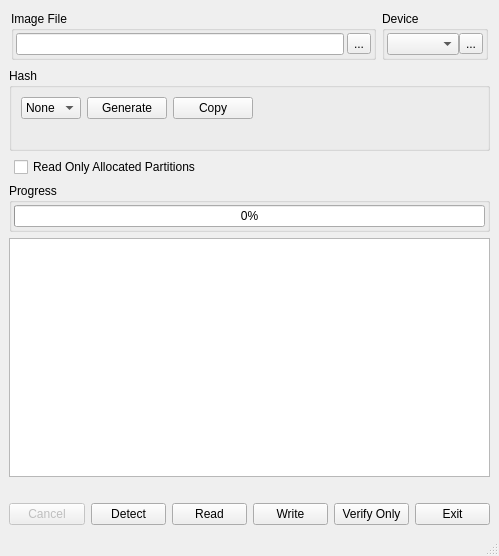
<?xml version="1.0" encoding="UTF-8"?>
<ui version="4.0">
 <class>MainWindow</class>
 <widget class="QMainWindow" name="MainWindow">
  <property name="geometry">
   <rect>
    <x>0</x>
    <y>0</y>
    <width>499</width>
    <height>556</height>
   </rect>
  </property>
  <property name="sizePolicy">
   <sizepolicy hsizetype="Fixed" vsizetype="Fixed">
    <horstretch>0</horstretch>
    <verstretch>0</verstretch>
   </sizepolicy>
  </property>
  <property name="minimumSize">
   <size>
    <width>425</width>
    <height>300</height>
   </size>
  </property>
  <property name="acceptDrops">
   <bool>true</bool>
  </property>
  <property name="windowTitle">
   <string>Win32 Disk Imager</string>
  </property>
  <property name="windowIcon">
   <iconset resource="gui_icons.qrc">
    <normaloff>:/images/images/Win32DiskImager.png</normaloff>:/images/images/Win32DiskImager.png</iconset>
  </property>
  <widget class="QWidget" name="centralwidget">
   <layout class="QVBoxLayout" name="verticalLayout_4">
    <item>
     <layout class="QHBoxLayout">
      <property name="leftMargin">
       <number>2</number>
      </property>
      <property name="topMargin">
       <number>2</number>
      </property>
      <property name="rightMargin">
       <number>2</number>
      </property>
      <property name="bottomMargin">
       <number>2</number>
      </property>
      <item>
       <widget class="QGroupBox" name="groupBox">
        <property name="title">
         <string>Image File</string>
        </property>
        <layout class="QHBoxLayout">
         <property name="spacing">
          <number>3</number>
         </property>
         <property name="leftMargin">
          <number>2</number>
         </property>
         <property name="topMargin">
          <number>2</number>
         </property>
         <property name="rightMargin">
          <number>2</number>
         </property>
         <property name="bottomMargin">
          <number>2</number>
         </property>
         <item>
          <widget class="DroppableLineEdit" name="leFile"/>
         </item>
         <item>
          <widget class="QToolButton" name="tbBrowse">
           <property name="text">
            <string>...</string>
           </property>
           <property name="icon">
            <iconset resource="gui_icons.qrc">
             <normaloff>:/images/images/browse.png</normaloff>:/images/images/browse.png</iconset>
           </property>
          </widget>
         </item>
        </layout>
       </widget>
      </item>
      <item>
       <widget class="QGroupBox" name="groupBox_2">
        <property name="title">
         <string>Device</string>
        </property>
        <layout class="QHBoxLayout">
         <property name="spacing">
          <number>0</number>
         </property>
         <property name="leftMargin">
          <number>2</number>
         </property>
         <property name="topMargin">
          <number>2</number>
         </property>
         <property name="rightMargin">
          <number>2</number>
         </property>
         <property name="bottomMargin">
          <number>2</number>
         </property>
         <item>
          <widget class="QComboBox" name="cboxDevice">
           <property name="sizePolicy">
            <sizepolicy hsizetype="Preferred" vsizetype="Fixed">
             <horstretch>0</horstretch>
             <verstretch>0</verstretch>
            </sizepolicy>
           </property>
          </widget>
         </item>
         <item>
          <widget class="QToolButton" name="tbSearch">
           <property name="text">
            <string>...</string>
           </property>
           <property name="icon">
            <iconset resource="gui_icons.qrc">
             <normaloff>:/images/images/search.png</normaloff>:/images/images/search.png</iconset>
           </property>
          </widget>
         </item>
        </layout>
       </widget>
      </item>
     </layout>
    </item>
    <item>
     <widget class="QGroupBox" name="hashGroup">
      <property name="title">
       <string>Hash</string>
      </property>
      <layout class="QVBoxLayout" name="verticalLayout">
       <item>
        <layout class="QHBoxLayout" name="horizontalLayout">
         <item>
          <widget class="QComboBox" name="cboxHashType">
           <property name="sizePolicy">
            <sizepolicy hsizetype="Preferred" vsizetype="Preferred">
             <horstretch>0</horstretch>
             <verstretch>0</verstretch>
            </sizepolicy>
           </property>
           <property name="maximumSize">
            <size>
             <width>65</width>
             <height>16777215</height>
            </size>
           </property>
           <property name="toolTip">
            <string>Select hash type for verification</string>
           </property>
           <item>
            <property name="text">
             <string>None</string>
            </property>
           </item>
          </widget>
         </item>
         <item>
          <widget class="QPushButton" name="bHashGen">
           <property name="sizePolicy">
            <sizepolicy hsizetype="Preferred" vsizetype="Preferred">
             <horstretch>0</horstretch>
             <verstretch>0</verstretch>
            </sizepolicy>
           </property>
           <property name="toolTip">
            <string>Generate selected hash on file</string>
           </property>
           <property name="styleSheet">
            <string notr="true">padding: 0em .5em 0em .5em;</string>
           </property>
           <property name="text">
            <string>Generate</string>
           </property>
          </widget>
         </item>
         <item>
          <widget class="QPushButton" name="bHashCopy">
           <property name="sizePolicy">
            <sizepolicy hsizetype="Preferred" vsizetype="Preferred">
             <horstretch>0</horstretch>
             <verstretch>0</verstretch>
            </sizepolicy>
           </property>
           <property name="toolTip">
            <string>Copy hash to clipboard</string>
           </property>
           <property name="styleSheet">
            <string notr="true">padding: 0em .5em 0em .5em;</string>
           </property>
           <property name="text">
            <string>Copy</string>
           </property>
          </widget>
         </item>
         <item>
          <spacer name="horizontalSpacer">
           <property name="orientation">
            <enum>Qt::Horizontal</enum>
           </property>
           <property name="sizeHint" stdset="0">
            <size>
             <width>40</width>
             <height>20</height>
            </size>
           </property>
          </spacer>
         </item>
        </layout>
       </item>
       <item>
        <widget class="QLabel" name="hashLabel">
         <property name="sizePolicy">
          <sizepolicy hsizetype="Preferred" vsizetype="Preferred">
           <horstretch>0</horstretch>
           <verstretch>0</verstretch>
          </sizepolicy>
         </property>
         <property name="wordWrap">
          <bool>false</bool>
         </property>
         <property name="margin">
          <number>1</number>
         </property>
         <property name="textInteractionFlags">
          <set>Qt::LinksAccessibleByMouse|Qt::TextSelectableByMouse</set>
         </property>
        </widget>
       </item>
      </layout>
     </widget>
    </item>
    <item>
     <layout class="QHBoxLayout">
      <property name="leftMargin">
       <number>5</number>
      </property>
      <item>
       <widget class="QCheckBox" name="partitionCheckBox">
        <property name="sizePolicy">
         <sizepolicy hsizetype="Fixed" vsizetype="Fixed">
          <horstretch>0</horstretch>
          <verstretch>0</verstretch>
         </sizepolicy>
        </property>
        <property name="text">
         <string>Read Only Allocated Partitions</string>
        </property>
       </widget>
      </item>
      <item>
       <spacer name="horizontalSpacer_4">
        <property name="orientation">
         <enum>Qt::Horizontal</enum>
        </property>
        <property name="sizeHint" stdset="0">
         <size>
          <width>40</width>
          <height>20</height>
         </size>
        </property>
       </spacer>
      </item>
     </layout>
    </item>
    <item>
     <widget class="QGroupBox" name="groupBox_5">
      <property name="title">
       <string>Progress</string>
      </property>
      <layout class="QHBoxLayout">
       <property name="spacing">
        <number>2</number>
       </property>
       <property name="leftMargin">
        <number>2</number>
       </property>
       <property name="topMargin">
        <number>2</number>
       </property>
       <property name="rightMargin">
        <number>2</number>
       </property>
       <property name="bottomMargin">
        <number>2</number>
       </property>
       <item>
        <widget class="QProgressBar" name="progressbar">
         <property name="value">
          <number>0</number>
         </property>
         <property name="textVisible">
          <bool>true</bool>
         </property>
         <property name="format">
          <string>%p%</string>
         </property>
        </widget>
       </item>
      </layout>
     </widget>
    </item>
    <item>
     <widget class="QTableView" name="PartView"/>
    </item>
    <item>
     <widget class="QLabel" name="statLabel">
      <property name="text">
       <string/>
      </property>
     </widget>
    </item>
    <item>
     <layout class="QHBoxLayout">
      <item>
       <widget class="QPushButton" name="bCancel">
        <property name="enabled">
         <bool>false</bool>
        </property>
        <property name="sizePolicy">
         <sizepolicy hsizetype="Fixed" vsizetype="Fixed">
          <horstretch>0</horstretch>
          <verstretch>0</verstretch>
         </sizepolicy>
        </property>
        <property name="statusTip">
         <string>Cancel current process.</string>
        </property>
        <property name="text">
         <string>Cancel</string>
        </property>
       </widget>
      </item>
      <item>
       <widget class="QPushButton" name="bDetect">
        <property name="statusTip">
         <string>Detect 'Device' Partitions</string>
        </property>
        <property name="text">
         <string>Detect</string>
        </property>
       </widget>
      </item>
      <item>
       <widget class="QPushButton" name="bRead">
        <property name="sizePolicy">
         <sizepolicy hsizetype="Fixed" vsizetype="Fixed">
          <horstretch>0</horstretch>
          <verstretch>0</verstretch>
         </sizepolicy>
        </property>
        <property name="toolTip">
         <string/>
        </property>
        <property name="statusTip">
         <string>Read data from 'Device' to 'Image File'</string>
        </property>
        <property name="text">
         <string>Read</string>
        </property>
       </widget>
      </item>
      <item>
       <widget class="QPushButton" name="bWrite">
        <property name="sizePolicy">
         <sizepolicy hsizetype="Fixed" vsizetype="Fixed">
          <horstretch>0</horstretch>
          <verstretch>0</verstretch>
         </sizepolicy>
        </property>
        <property name="statusTip">
         <string>Write data from 'Image File' to 'Device'</string>
        </property>
        <property name="text">
         <string>Write</string>
        </property>
       </widget>
      </item>
      <item>
       <widget class="QPushButton" name="bVerify">
        <property name="toolTip">
         <string>Verify the image file with the selected drive</string>
        </property>
        <property name="text">
         <string>Verify Only</string>
        </property>
       </widget>
      </item>
      <item>
       <widget class="QPushButton" name="bExit">
        <property name="sizePolicy">
         <sizepolicy hsizetype="Fixed" vsizetype="Fixed">
          <horstretch>0</horstretch>
          <verstretch>0</verstretch>
         </sizepolicy>
        </property>
        <property name="statusTip">
         <string>Exit Win32 Disk Imager</string>
        </property>
        <property name="text">
         <string>Exit</string>
        </property>
       </widget>
      </item>
     </layout>
    </item>
   </layout>
  </widget>
  <widget class="QStatusBar" name="statusbar"/>
 </widget>
 <customwidgets>
  <customwidget>
   <class>DroppableLineEdit</class>
   <extends>QLineEdit</extends>
   <header>droppablelineedit.h</header>
  </customwidget>
 </customwidgets>
 <resources>
  <include location="gui_icons.qrc"/>
 </resources>
 <connections>
  <connection>
   <sender>bExit</sender>
   <signal>clicked()</signal>
   <receiver>MainWindow</receiver>
   <slot>close()</slot>
   <hints>
    <hint type="sourcelabel">
     <x>397</x>
     <y>267</y>
    </hint>
    <hint type="destinationlabel">
     <x>154</x>
     <y>68</y>
    </hint>
   </hints>
  </connection>
 </connections>
</ui>
